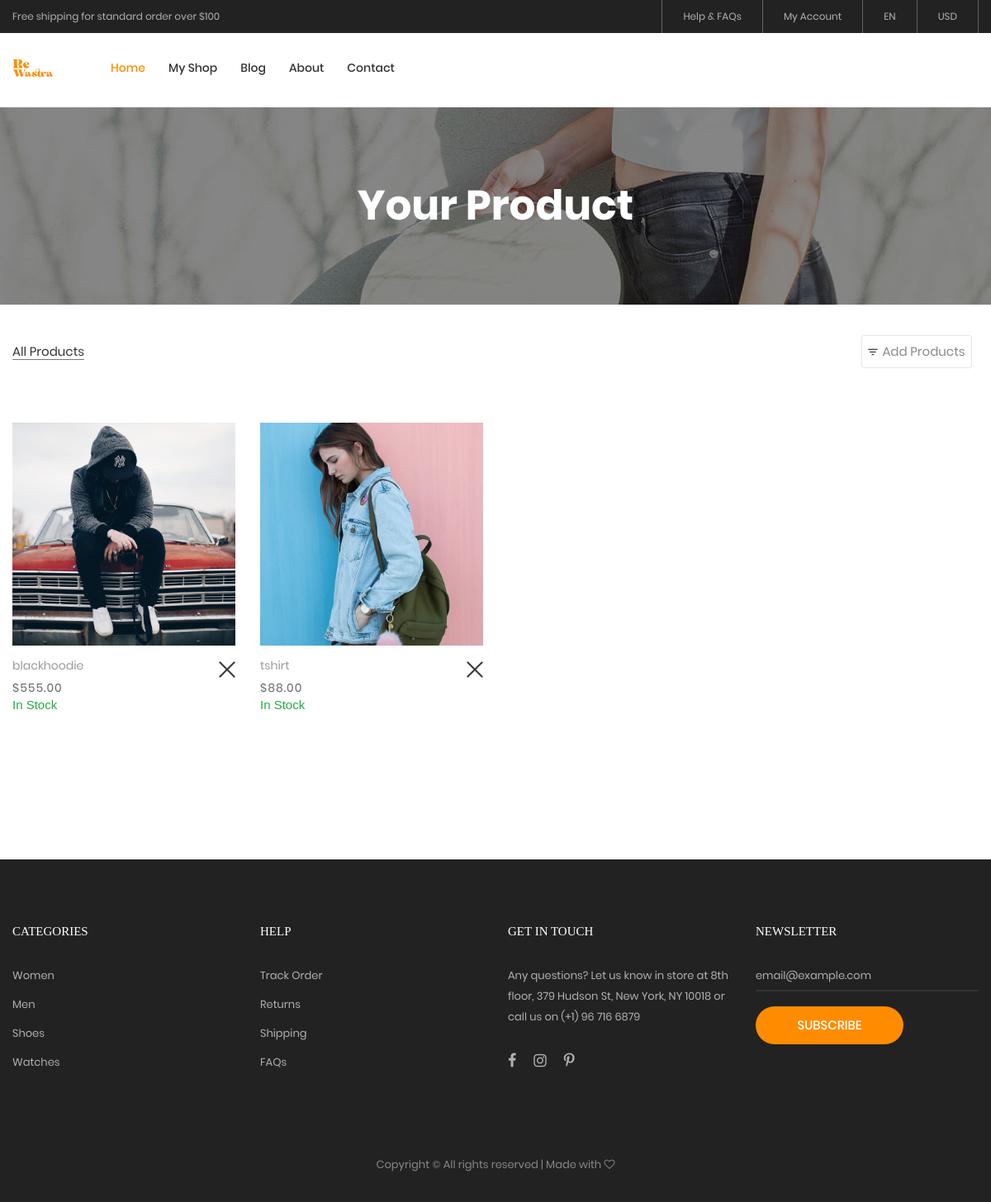
/product/ (signed in), run on the app's committed database.
### sell/models.py (models this page shows, shortened)
class Product(models.Model):
    STATUS_CHOICES = [
        ('s', 'S'),
        ('m', 'M'),
        ('l', 'L'),
        ('xl', 'XL'),  # Consider adding a delivered status
    ]
    GENDER_CHOICES = [
        ('men', 'Men'),
        ('women', 'Women'),
        ('accessories', 'Accessories'),  # Consider adding a delivered status
    ]
    name = models.CharField(max_length=100)
    user = models.ForeignKey(CustomUser, on_delete=models.CASCADE, null=True, blank=True)
    description = models.TextField()
    price = models.DecimalField(max_digits=8, decimal_places=2)
    category = models.ForeignKey(Category, on_delete=models.CASCADE)
    material = models.ForeignKey(Material, on_delete=models.CASCADE, null=True, blank=True)
    discount = models.PositiveIntegerField(default=0, null=True, blank=True)
    image = models.ImageField(upload_to='static/products', null=True, blank=True)
    size = models.CharField(max_length=20,choices=STATUS_CHOICES, default='s')
    gender= models.CharField(max_length=20,choices=GENDER_CHOICES, default='men')
    created_at = models.DateTimeField(auto_now_add=True)
    stock_quantity = models.PositiveIntegerField(default=0)

### sell/views.py (the view, shortened to what this page needs)
# urls.py: path('product/',views.product,name='product'),
def product(request):
    categories = Category.objects.all()
    materials = Material.objects.all()
    products = Product.objects.filter(user=request.user)
    return render(request, 'product.html', {'categories': categories, 'materials': materials, 'products': products})

### templates/product.html (shortened to what this page needs)
{% extends "base.html" %}
{% load static %}
{% block content %}
<br>
<br>
<br>
<br>
<section class="bg-img1 txt-center p-lr-15 p-tb-92" style="background-image: url('{% static 'images/bg-01.jpg' %}');">
	<h2 class="ltext-105 cl0 txt-center">
		{% if request.user.is_farmer %}
		Your Product
		{% else %}
		Product
		{% endif %}
	</h2>
</section>
	<div class="bg0 m-t-23 p-b-140">
		<div class="container">
			<div class="flex-w flex-sb-m p-b-52">
				<div class="flex-w flex-l-m filter-tope-group m-tb-10">
					<button class="stext-106 cl6 hov1 bor3 trans-04 m-r-32 m-tb-5 how-active1" data-filter="*">
						All Products
					</button>
				</div>
				<div class="flex-w flex-c-m m-tb-10">
					<div  class="flex-c-m stext-106 cl6 size-104 bor4 pointer hov-btn3 trans-04 m-r-8 m-tb-4 js-show-filter px-2">
						<i class="icon-filter cl2 m-r-6 fs-15 trans-04 zmdi zmdi-filter-list"></i>
						 Add Products
					</div>
				</div>
			</div>
			<div class="row isotope-grid">
				{% for item in products %}
				<div class="col-sm-6 col-md-4 col-lg-3 p-b-35 isotope-item women">
					<div class="block2">
						<div class="block2-pic hov-img0">
							<img src="{{item.image.url}}" alt="IMG-PRODUCT">
						</div>
						<div class="block2-txt flex-w flex-t p-t-14">
							<div class="block2-txt-child1 flex-col-l ">
								<a href="{% url "product_detail" item.id %}" class="stext-104 cl4 hov-cl1 trans-04 js-name-b2 p-b-6">
									{{item.name}}
								</a>
								<span class="stext-105 cl3">
									${{item.price}}
								</span>
									{% if item.stock_quantity > 0 %}
									<p class="sale text-success">In Stock</p>
									{% else %}
									<p class="sale text-danger">Out of Stock</p>
									{% endif %}
							</div>
							<div class="block2-txt-child2 flex-r p-t-3">
								<a href="{% url "remove_product" item.id %}" class="btn-addwish-b2 dis-block pos-relative ">
									<img class="" src="{% static 'images/icons/icon-close2.png' %}" alt="ICON">
								</a>
							</div>
						</div>
					</div>
				</div>
				{% endfor %}
			</div>
		</div>
	</div>
{% endblock  %}

### static/css/main.css (style rules this page uses)
.container { max-width: 1380px; }
@media (max-width: 1600px) { .container { max-width: 1200px; } }
.block2-pic { position: relative; }
.block2-txt-child1 { width: calc(100% - 30px); }
.block2-txt-child2 { width: 30px; }
.cl0 { color: #fff; }
.cl2 { color: #333; }
.cl3 { color: #666; }
.cl4 { color: #999; }
.cl6 { color: #888; }
.stext-104 { font-family: Poppins-Regular; font-size: 14px; line-height: 1.466667; }
.stext-105 { font-family: Poppins-Regular; font-size: 14px; line-height: 1.466667; letter-spacing: 1px; }
.stext-106 { font-family: Poppins-Regular; font-size: 15px; line-height: 1.2; }
.ltext-105 { font-family: Poppins-Bold; font-size: 50px; line-height: 1.1; }
.size-104 { min-width: 94px; height: 40px; }
.bg0 { background-color: #fff; }
.bg-img1 { background-size: cover; background-position: center center; background-repeat: no-repeat; }
.bor3 { border-bottom: 1px solid transparent; }
.bor4 { border: 1px solid #e6e6e6; border-radius: 3px; }
.how-active1 { color: #333; border-color: #797979; }
.hov-img0 { display: block; overflow: hidden; }
.hov-img0 img { width: 100%; -webkit-transition: transform 0.9s ease; -o-transition: transform 0.9s ease; -moz-transition: transform 0.9s ease; transition: transform 0.9s ease; }

### data on the page
Product: image (picture), name "blackhoodie", price "555.00", stock_quantity "In Stock"
Product: image (picture), name "tshirt", price "88.00", stock_quantity "In Stock"
